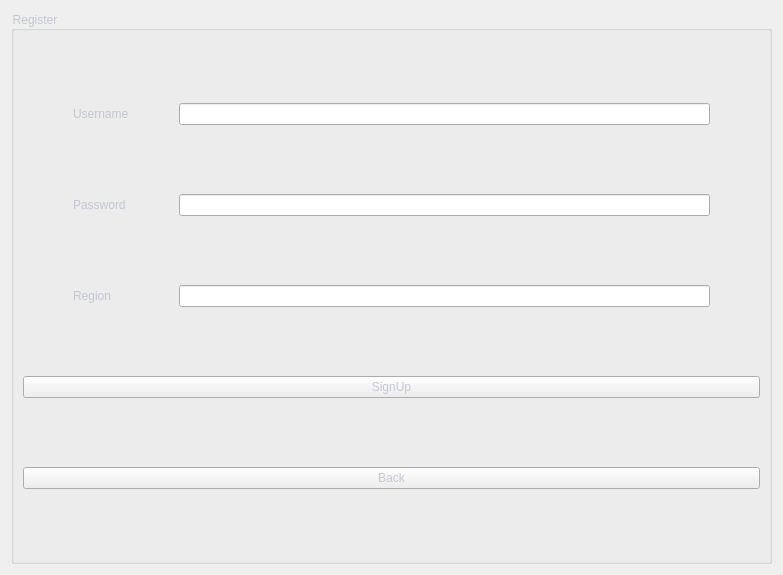
<?xml version="1.0" encoding="UTF-8"?>
<ui version="4.0">
 <class>SignUp</class>
 <widget class="QWidget" name="SignUp">
  <property name="geometry">
   <rect>
    <x>0</x>
    <y>0</y>
    <width>783</width>
    <height>575</height>
   </rect>
  </property>
  <property name="windowTitle">
   <string>SignUp</string>
  </property>
  <layout class="QGridLayout" name="gridLayout">
   <item row="0" column="0">
    <widget class="QGroupBox" name="groupBox">
     <property name="sizePolicy">
      <sizepolicy hsizetype="Preferred" vsizetype="Preferred">
       <horstretch>0</horstretch>
       <verstretch>0</verstretch>
      </sizepolicy>
     </property>
     <property name="styleSheet">
      <string notr="true">color: #c2c7d5</string>
     </property>
     <property name="title">
      <string>Register</string>
     </property>
     <layout class="QGridLayout" name="gridLayout_2">
      <item row="0" column="0">
       <layout class="QHBoxLayout" name="horizontalLayout">
        <property name="leftMargin">
         <number>50</number>
        </property>
        <property name="rightMargin">
         <number>50</number>
        </property>
        <item>
         <widget class="QLabel" name="label_Username">
          <property name="minimumSize">
           <size>
            <width>100</width>
            <height>0</height>
           </size>
          </property>
          <property name="text">
           <string>Username</string>
          </property>
         </widget>
        </item>
        <item>
         <widget class="QLineEdit" name="lineEdit_UsernameRegister">
          <property name="styleSheet">
           <string notr="true">color: rgb(0, 0, 0);</string>
          </property>
         </widget>
        </item>
       </layout>
      </item>
      <item row="4" column="0">
       <widget class="QPushButton" name="pushButton_home">
        <property name="text">
         <string>Back</string>
        </property>
       </widget>
      </item>
      <item row="2" column="0">
       <layout class="QHBoxLayout" name="horizontalLayout_2">
        <property name="leftMargin">
         <number>50</number>
        </property>
        <property name="rightMargin">
         <number>50</number>
        </property>
        <item>
         <widget class="QLabel" name="label_Region">
          <property name="minimumSize">
           <size>
            <width>100</width>
            <height>0</height>
           </size>
          </property>
          <property name="text">
           <string>Region</string>
          </property>
         </widget>
        </item>
        <item>
         <widget class="QLineEdit" name="lineEdit_Region">
          <property name="styleSheet">
           <string notr="true">color:rgb(0,0,0)</string>
          </property>
         </widget>
        </item>
       </layout>
      </item>
      <item row="1" column="0">
       <layout class="QHBoxLayout" name="horizontalLayout_3">
        <property name="leftMargin">
         <number>50</number>
        </property>
        <property name="rightMargin">
         <number>50</number>
        </property>
        <item>
         <widget class="QLabel" name="label_Password">
          <property name="minimumSize">
           <size>
            <width>100</width>
            <height>0</height>
           </size>
          </property>
          <property name="text">
           <string>Password</string>
          </property>
         </widget>
        </item>
        <item>
         <widget class="QLineEdit" name="lineEdit_PasswordRegister">
          <property name="styleSheet">
           <string notr="true">color: rgb(0, 0, 0)</string>
          </property>
         </widget>
        </item>
       </layout>
      </item>
      <item row="3" column="0">
       <widget class="QPushButton" name="pushButton_SignUp">
        <property name="text">
         <string>SignUp</string>
        </property>
       </widget>
      </item>
     </layout>
    </widget>
   </item>
  </layout>
 </widget>
 <resources/>
 <connections/>
</ui>
